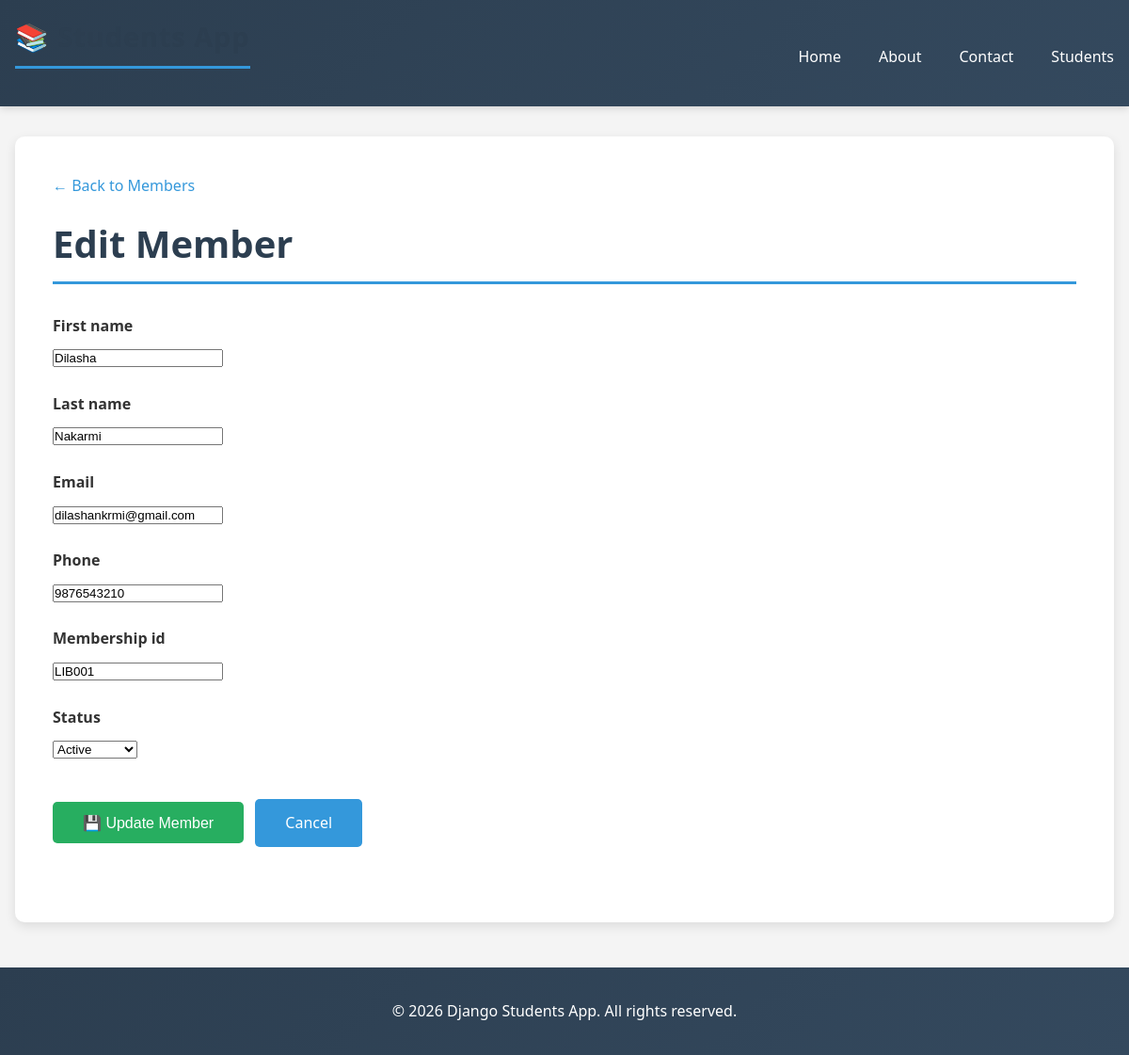
Screenshot of /library/members/1/update/ with the database file from the repository.
### library/models.py (models this page shows, shortened)
class Member(models.Model):
    MEMBERSHIP_STATUS = [
        ('active', 'Active'),
        ('inactive', 'Inactive'),
        ('suspended', 'Suspended'),
    ]
    first_name = models.CharField(max_length=100)
    last_name = models.CharField(max_length=100)
    email = models.EmailField(unique=True)
    phone = models.CharField(max_length=15, blank=True)
    membership_id = models.CharField(max_length=20, unique=True)
    join_date = models.DateField(auto_now_add=True)
    status = models.CharField(max_length=20, choices=MEMBERSHIP_STATUS, default='active')
    class Meta:
        ordering = ['first_name', 'last_name']

### library/views.py (the view)
# urls.py: path('members/<int:pk>/update/', MemberUpdateView.as_view(), name='member_update'),
class MemberUpdateView(UpdateView):
    model = Member
    form_class = MemberForm
    template_name = 'library/member_form.html'
    success_url = reverse_lazy('library:member_list')

### library/forms.py
class MemberForm(forms.ModelForm):
    class Meta:
        model = Member
        fields = ['first_name', 'last_name', 'email', 'phone', 'membership_id', 'status']
        widgets = {
            'first_name': forms.TextInput(attrs={'class': 'form-control', 'placeholder': 'First Name'}),
            'last_name': forms.TextInput(attrs={'class': 'form-control', 'placeholder': 'Last Name'}),
            'email': forms.EmailInput(attrs={'class': 'form-control', 'placeholder': 'Email'}),
            'phone': forms.TextInput(attrs={'class': 'form-control', 'placeholder': 'Phone Number'}),
            'membership_id': forms.TextInput(attrs={'class': 'form-control', 'placeholder': 'Membership ID'}),
            'status': forms.Select(attrs={'class': 'form-control'}),
        }

### library/templates/library/member_form.html (shortened to what this page needs)
{% extends "base.html" %}
{% block content %}
    <a href="{% url 'library:member_list' %}" style="color: #3498db; margin-bottom: 1rem; display: inline-block;">
        ← Back to Members
    </a>
    <h1>{% if form.instance.pk %}Edit Member{% else %}Register New Member{% endif %}</h1>
    <form method="post" style="max-width: 600px; margin: 2rem 0;">
        <div style="margin: 1.5rem 0;">
            <label style="display: block; margin-bottom: 0.5rem; font-weight: bold;">{{ form.first_name.label }}</label>
            {{ form.first_name }}
        </div>
        <div style="margin: 1.5rem 0;">
            <label style="display: block; margin-bottom: 0.5rem; font-weight: bold;">{{ form.last_name.label }}</label>
            {{ form.last_name }}
        </div>
        <div style="margin: 1.5rem 0;">
            <label style="display: block; margin-bottom: 0.5rem; font-weight: bold;">{{ form.email.label }}</label>
            {{ form.email }}
        </div>
        <div style="margin: 1.5rem 0;">
            <label style="display: block; margin-bottom: 0.5rem; font-weight: bold;">{{ form.phone.label }}</label>
            {{ form.phone }}
        </div>
        <div style="margin: 1.5rem 0;">
            <label style="display: block; margin-bottom: 0.5rem; font-weight: bold;">{{ form.membership_id.label }}</label>
            {{ form.membership_id }}
        </div>
        <div style="margin: 1.5rem 0;">
            <label style="display: block; margin-bottom: 0.5rem; font-weight: bold;">{{ form.status.label }}</label>
            {{ form.status }}
        </div>
        <div style="margin: 2rem 0;">
            <button type="submit" class="btn btn-primary" style="background-color: #27ae60; padding: 0.8rem 2rem;">
                {% if form.instance.pk %}💾 Update Member{% else %}➕ Register Member{% endif %}
            </button>
            <a href="{% url 'library:member_list' %}" class="btn btn-primary" style="padding: 0.8rem 2rem;">Cancel</a>
        </div>
    </form>
{% endblock %}

### students/static/students/css/style.css (style rules this page uses)
* { margin: 0; padding: 0; box-sizing: border-box; }
body { font-family: 'Segoe UI', Tahoma, Geneva, Verdana, sans-serif; background-color: #f4f4f4; color: #333; line-height: 1.6; }
a { color: #3498db; text-decoration: none; transition: color 0.3s ease; }
h1 { font-size: 2.5rem; color: #2c3e50; margin-bottom: 1.5rem; border-bottom: 3px solid #3498db; padding-bottom: 0.5rem; }
.btn { display: inline-block; padding: 0.8rem 1.5rem; background-color: #3498db; color: white; border: none; border-radius: 5px; cursor: pointer; transition: all 0.3s ease; font-size: 1rem; margin: 0.5rem 0.5rem 0.5rem 0; }
.btn-primary { background-color: #3498db; }

### rows the page displays
Member: first_name "Dilasha", last_name "Nakarmi", email "dilashankrmi@gmail.com", phone "9876543210", membership_id "LIB001", status "Active"
